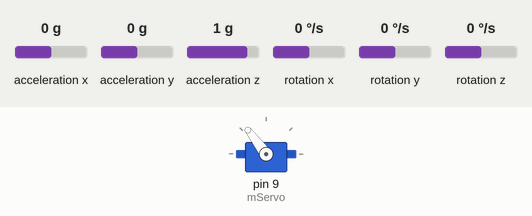
Recording of a sketch running on a simulated Arduino Uno, built with avr-gcc and run on an emulated ATmega328P. Shown: servo. The test bench sets the inputs (shaded band); at power-on: acceleration y 0 g, acceleration x 0 g, acceleration z 1 g, rotation x 0 °/s, rotation y 0 °/s, rotation z 0 °/s. What the sketch prints to the serial monitor is not drawn.

Above: at 1.2 s.
1.3 s: acceleration y set to -1.4 g
At 2.2 s:
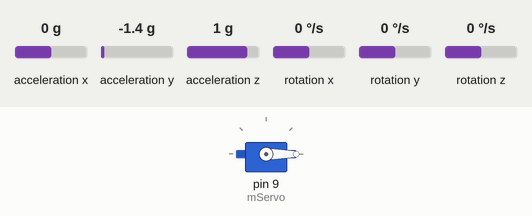
2.8 s: acceleration y set to -0.8 g
At 4.0 s:
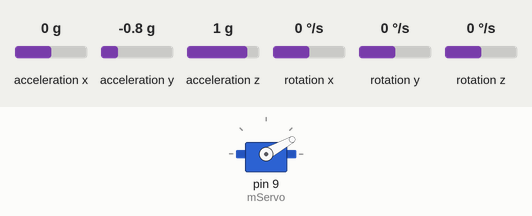
4.3 s: acceleration y set to 0.8 g
At 5.0 s:
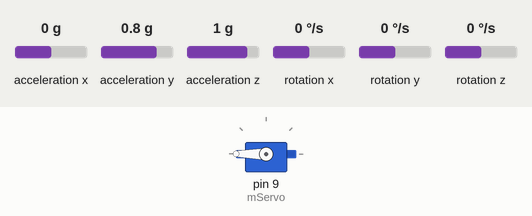
5.8 s: acceleration y set to 0 g
At 7.0 s:
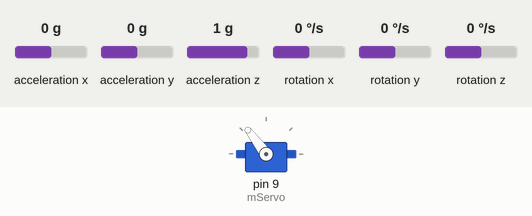
7.3 s: acceleration y set to 1.4 g
At 7.9 s:
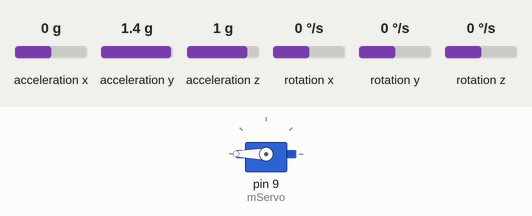
Timing chart, 0 to 9.9 s (numbered marks = the images above; inputs shaded):
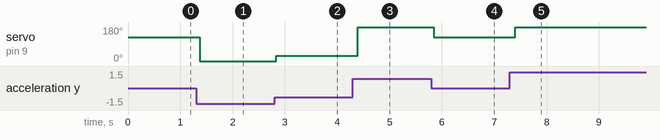

Measured:
- after the input at 1.3 s, servo on pin 9 (mServo): 127° → 0° after 0.07 s
- after the input at 2.8 s, servo on pin 9 (mServo): 0° → 29° at once
- after the input at 4.3 s, servo on pin 9 (mServo): 29° → 180° after 0.09 s
- after the input at 5.8 s, servo on pin 9 (mServo): 180° → 127° at once
- after the input at 7.3 s, servo on pin 9 (mServo): 127° → 180° after 0.10 s

The sketch:

servo.ino
```cpp
#include <Servo.h>
#include <Wire.h>
#include "I2Cdev.h" //I2C kütüphanesi
#include "MPU6050.h" //Mpu6050 kütüphanesi
#include <SoftwareSerial.h>

MPU6050 accelgyro;
Servo mServo;
int val;
int prevVal;

int16_t ax, ay, az; //ivme tanımlama
int16_t gx, gy, gz; //gyro tanımlama

void setup(void)
{
  Wire.begin();
  Serial.begin(9600);
  Serial.println("MPU6050 Test"); Serial.println("");

  accelgyro.initialize();
    /* There was a problem detecting the MPU6050 ... check your connections */
  Serial.println("Test cihazı bağlantıları...");
  Serial.println(accelgyro.testConnection() ? "MPU6050 bağlantı başarılı" : "MPU6050 bağlantısı başarısız");

  mServo.attach(9);
}

void loop(void)
{
  int i;
  accelgyro.getMotion6(&ax, &ay, &az, &gx, &gy, &gz); // ivme ve gyro değerlerini okuma açısal ivmeleri ve gyro değerlerini ekrana yazdırma
 // Serial.print("a/g 1 :\t");
 // Serial.print(ax); Serial.print("\t");
 // Serial.print(ay); Serial.print("\t");
 // Serial.print(az); Serial.print("\t");
 // Serial.print(gx); Serial.print("\t");
 // Serial.print(gy); Serial.print("\t");
 // Serial.println(gz);
 // delay(100);
// for (i=0;i<20;i++){
    val = map(ay, -17000, 17000, 0, 255);
// }
// val=val/20;

  //if(val!=prevVal)
  if(((val-prevVal)>10)||((val-prevVal)<-10))
  {
    mServo.write(val);
    prevVal=val;
  }

  delay(100);
}
```
